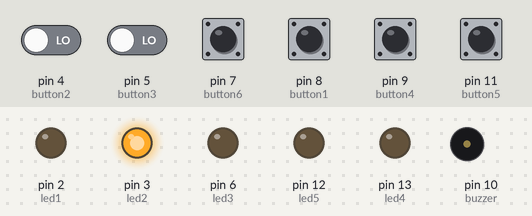
A sketch run on a simulated Arduino Uno, built with avr-gcc and run on an emulated ATmega328P. Shown: output pins drawn as LEDs (lit = HIGH), buzzer (waves = sounding). Dashed ring = blinking. Inputs (shaded band) come from the test bench; at power-on: pin 4 (button2), pin 5 (button3), pin 7 (button6), pin 8 (button1), pin 9 (button4), pin 11 (button5) LOW. Random numbers use the default seed unless the sketch sets one.

Above: at 1.2 s.
1.3 s: pin 7 (button6) pulled HIGH for 0.15 s
At 3.0 s:
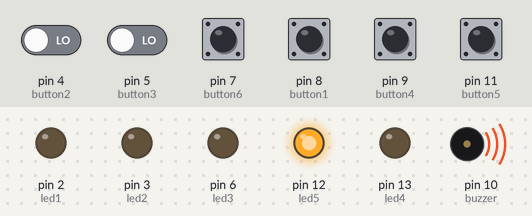
4.4 s: pin 4 (button2) driven HIGH and pin 5 (button3) driven HIGH
At 7.3 s:
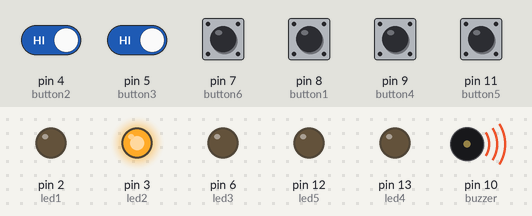
7.4 s: pin 4 (button2) driven LOW
At 10.2 s:
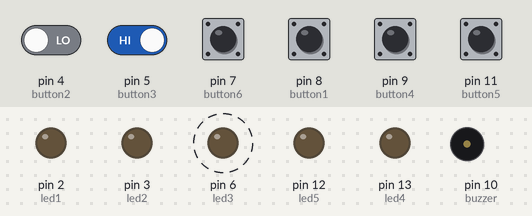
10.4 s: pin 5 (button3) driven LOW and pin 7 (button6) driven HIGH
At 15.1 s:
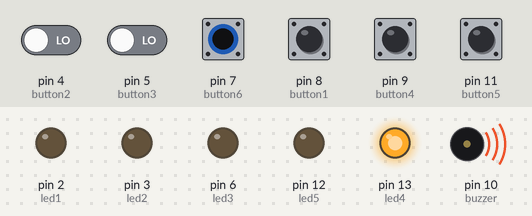
16.4 s: pin 5 (button3) driven HIGH
19.4 s: pin 5 (button3) driven LOW
Timing chart, 0 to 22.3 s (numbered marks = the images above; inputs shaded):
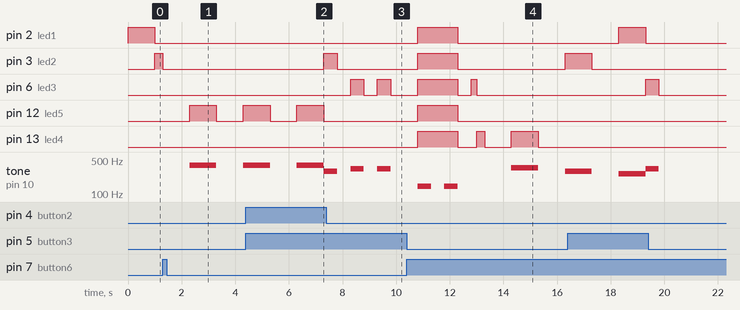

The sketch:

PROJECT_1.ino
```cpp
//level == round, amountlights = how many lights will light up for the pattern in the next round, speedPattern = how fast the pattern will go for the next round

int led1,led2,led3,led4,led5,button1,button2,button3,button4,button5,button6,level,amountLights, speedPattern, placeHolder, buzzer;
long future, previousTime, sectionTime;
int lights[9] = {0,0,0,0,0,0,0,0,0};
int buttonsPressed[9] = {0,0,0,0,0,0,0,0,0};
boolean start, lose1, pattern, buttonStart, levelNext;

void setup() {
  // put your setup code here, to run once:
  Serial.begin(9600);
  randomSeed(analogRead(A0));
  start = false;
  lose1 = false;
  levelNext = false;
  pattern = true;
  buttonStart = false;
  amountLights = 3;
  previousTime = 0;
  speedPattern = 1000;
  placeHolder = 0;
  future = 0;
  level = 0;
  led1=2;
  led2=3;
  led3 = 6;
  led4 = 13;
  led5 = 12;
  button1=8;
  button2=4;
  button3=5;
  button4=9;
  button5 = 11;
  button6 = 7;
  buzzer = 10;
  pinMode(led1,OUTPUT);
  pinMode(led2,OUTPUT);
  pinMode(led3, OUTPUT);
  pinMode(led4,OUTPUT);
  pinMode(led5, OUTPUT);
  pinMode(button1,INPUT);
  pinMode(button2,INPUT);
  pinMode(button3, INPUT);
  pinMode(button4,INPUT);
  pinMode(button5, INPUT);
  pinMode(button6,INPUT);
  pinMode(buzzer, OUTPUT);

}

void loop() {
  // put your main code here, to run repeatedly:
  if(start == false){
    startPattern();
  }
  else if(level <= 30){
    if(pattern == true)
      gamePattern();
    else if(buttonStart == true)
      buttons();
    else if(levelNext == true)
      nextLevel();
    else if(lose1 == true)
      loseCode();
  }
  else{
    winCode();
  }

  //To check the functionality of the hardware
  //checkButtons(button4);
  //turnOnWhenHeld(led1, button1);
  //turnOnWhenHeld(led2, button2);
  //turnOnWhenHeld(led3,button3);
  //turnOnWhenHeld(led4,button4);
  //turnOnWhenHeld(led5,button5);
  //turnOnWhenHeld(led6, button6);

}

void checkButtons(int b1)
{
  Serial.print("b1 state = ");
  Serial.println(digitalRead(b1));
}

//puts a start pattern until it detects user input on start button.
void startPattern(){
  long ms = millis();
  long sec = ms/1000;//time
  long interval = 500;
  if(digitalRead(button6) == 1 && (ms-previousTime) >= interval){
    start = true;
    allOff();
    previousTime = 0;
  }
  else if(sec%5 == 0){
    digitalWrite(led5,LOW);
    digitalWrite(led1, HIGH);
  }
  else if(sec%5 == 1){
    digitalWrite(led1, LOW);
    digitalWrite(led2, HIGH);
  }
  else if(sec%5 == 2){
    digitalWrite(led2,LOW);
    digitalWrite(led3,HIGH);
  }
  else if(sec%5 == 3){
    digitalWrite(led3,LOW);
    digitalWrite(led4,HIGH);
  }
  else if(sec%5 == 4){
    digitalWrite(led4,LOW);
    digitalWrite(led5,HIGH);
  }
}

void allOn(){
    digitalWrite(led1,HIGH);
    digitalWrite(led2,HIGH);
    digitalWrite(led3,HIGH);
    digitalWrite(led4,HIGH);
    digitalWrite(led5,HIGH);
}
void allOff(){
    digitalWrite(led1,LOW);
    digitalWrite(led2,LOW);
    digitalWrite(led3,LOW);
    digitalWrite(led4,LOW);
    digitalWrite(led5,LOW);
}


void gamePattern(){
  long ms = millis();
  long interval = speedPattern;
  if((ms-previousTime) >= interval && placeHolder < amountLights*2){
    if(placeHolder%2 == 1){
      int ranNum = random(1, 6);
      lights[placeHolder/2] = ranNum;
      if(ranNum == 1){
        digitalWrite(led1,HIGH);
        tone(buzzer,261.63);
      }
      else if(ranNum == 2){
        digitalWrite(led2,HIGH);
        tone(buzzer,293.66);
      }
      else if(ranNum == 3){
        digitalWrite(led3,HIGH);
        tone(buzzer,329.63);
      }
      else if(ranNum == 4){
        digitalWrite(led4,HIGH);
        tone(buzzer,349.23);
      }
      else if(ranNum == 5){
        digitalWrite(led5,HIGH);
        tone(buzzer,392.00);
      }
      previousTime = ms;
    }
    else{
      allOff();
      noTone(buzzer);
      previousTime = ms;
    }
    placeHolder++;
  }
  else if(placeHolder >= amountLights*2 && (ms-previousTime) >= interval){
    allOff();
    noTone(buzzer);
    pattern = false;
    buttonStart = true;
    previousTime = 0;
    placeHolder = 0;
  }
}

void buttons(){
  long ms = millis();
  long interval = 500;
  if(placeHolder < amountLights*2){
    if((ms-previousTime) >= interval){
      if(placeHolder%2 == 0){
        if(digitalRead(button1) == 1){
          buttonsPressed[placeHolder/2] = 1;
          digitalWrite(led1, HIGH);
          tone(buzzer,261.63);
          previousTime = ms;
          placeHolder++;
        }
        else if(digitalRead(button2) == 1){
          buttonsPressed[placeHolder/2] = 2;
          digitalWrite(led2, HIGH);
          tone(buzzer,293.66);
          previousTime = ms;
          placeHolder++;
        }
        else if(digitalRead(button3) == 1){
          buttonsPressed[placeHolder/2] = 3;
          digitalWrite(led3, HIGH);
          tone(buzzer,329.63);
          previousTime = ms;
          placeHolder++;
        }
        else if(digitalRead(button4) == 1){
          buttonsPressed[placeHolder/2] = 4;
          digitalWrite(led4, HIGH);
          tone(buzzer,349.23);
          previousTime = ms;
          placeHolder++;
        }
        else if(digitalRead(button5) == 1){
          buttonsPressed[placeHolder/2] = 5;
          digitalWrite(led5, HIGH);
          tone(buzzer,392.00);
          previousTime = ms;
          placeHolder++;
        }
      }
      else{
        allOff();
        noTone(buzzer);
        previousTime = ms;
        placeHolder++;
      }
    }
  }
  else if(placeHolder >= amountLights*2 && (ms-previousTime) >= interval){
    buttonStart = false;
    placeHolder = 0;
    previousTime = ms;
    levelNext = true;
    noTone(buzzer);
  }
}
void restart(){
  long ms = millis();
  start = false;
  lose1 = false;
  levelNext = false;
  pattern = true;
  buttonStart = false;
  amountLights = 3;
  previousTime = ms;
  speedPattern = 1000;
  placeHolder = 0;
  future = 0;
  level = 0;
  for(int i = 0; i < 9; i++){
     lights[i] = 0;
  }
  for(int i = 0; i < 9; i++){
     buttonsPressed[i] = 0;
  }
}
void loseCode(){
  long ms = millis();
  if((ms-previousTime) <= 2500){
    if((ms-previousTime) <= 500){
        allOff();
        noTone(buzzer);
      }
      else if((ms-previousTime) <= 1000){
        allOn();
        tone(buzzer, 146.83);
      }
      else if((ms-previousTime) <=1500){
        noTone(buzzer);
      }
      else if ((ms-previousTime) <= 2000){
        tone(buzzer, 146.83);
      }
      else if((ms-previousTime) <= 2500){
        allOff();
        noTone(buzzer);
      }
  }
  else if(digitalRead(button6) == 1)
    restart();
}
void winCode(){
  long ms = millis();
  if((ms-previousTime) <= 3400){
    if((ms-previousTime) <= 200){
        allOff();
        noTone(buzzer);
      }
      else if((ms-previousTime) <= 400){
        allOn();
        tone(buzzer, 880.00);
      }
      else if((ms-previousTime) <= 600){
        allOff();
        noTone(buzzer);
      }
      else if ((ms-previousTime) <= 800){
        allOn();
        tone(buzzer, 783.99);
      }
      else if((ms-previousTime) <= 1000){
        allOff();
        noTone(buzzer);
      }
      else if ((ms-previousTime) <= 1200){
        allOn();
        tone(buzzer, 698.46);
      }
      else if((ms-previousTime) <= 1400){
        allOff();
        noTone(buzzer);
      }
      else if((ms-previousTime) <= 1600){
        allOn();
        tone(buzzer, 880.00);
      }
      else if((ms-previousTime) <= 1800){
        allOff();
        noTone(buzzer);
      }
      else if ((ms-previousTime) <= 2000){
        allOn();
        tone(buzzer, 783.99);
      }
      else if((ms-previousTime) <= 2200){
        allOff();
        noTone(buzzer);
      }
      else if ((ms-previousTime) <= 2400){
        allOn();
        tone(buzzer, 698.46);
      }
      else if((ms-previousTime) <= 3000){
        allOff();
        noTone(buzzer);
      }
      else if((ms-previousTime) <= 3200){
        allOn();
        tone(buzzer, 880.00);
      }
      else if((ms-previousTime) <= 3400){
        allOff();
        noTone(buzzer);
      }
  }
  else if(digitalRead(button6) == 1)
    restart();
}
void nextLevel(){
  long ms = millis();
    for(int i = 0; i < 9; i++){
      if(lights[i] != buttonsPressed[i])
        lose1 = true;
    }
    if(lose1 == false && (ms-previousTime) <= 2500 && level != 30){
      if((ms-previousTime) <= 500){
        allOff();
        noTone(buzzer);
      }
      else if((ms-previousTime) <= 1000){
        allOn();
        tone(buzzer, 880.00);
      }
      else if((ms-previousTime) <=1500){
        allOff();
        noTone(buzzer);
      }
      else if ((ms-previousTime) <= 2000){
        allOn();
        tone(buzzer, 880.00);
      }
      else if((ms-previousTime) <= 2500){
        allOff();
        noTone(buzzer);
      }
    }
    else if(lose1 == false){
      for(int i = 0; i < 9; i++){
        lights[i] = 0;
      }
      for(int i = 0; i < 9; i++){
        buttonsPressed[i] = 0;
      }
      levelNext = false;
      pattern = true;
      level++;
      previousTime = 0;
      placeHolder = 0;
      speedPattern = speedPattern - 25;
      if(level > 0 && level%5 == 0)
        amountLights++;
      if(level > 30)
        previousTime = ms;
    }
    else{
      previousTime = ms;
      placeHolder = 0;
      levelNext = false;
      lose1 = true;
    }
}
//1
void turnOnWhenHeld(int led,int button){
  int b1State=digitalRead(button);
  if (b1State==1)
  {
    digitalWrite(led,HIGH);
  }
  else
  {
    digitalWrite(led,LOW);
  }


}
```

Measured:
- after the input at 1.3 s, tone on pin 10 (buzzer): silent → 392 Hz after 1.0 s, → silent 1.0 s later, → 392 Hz 1.0 s later
- after the input at 4.4 s, pin 3 (led2): LOW → HIGH after 2.9 s
- after the input at 7.4 s, pin 6 (led3): alternates HIGH for 0.50 s and LOW for 0.50 s, starting after 0.90 s
- after the input at 16.4 s, pin 6 (led3): LOW → HIGH after 2.9 s
